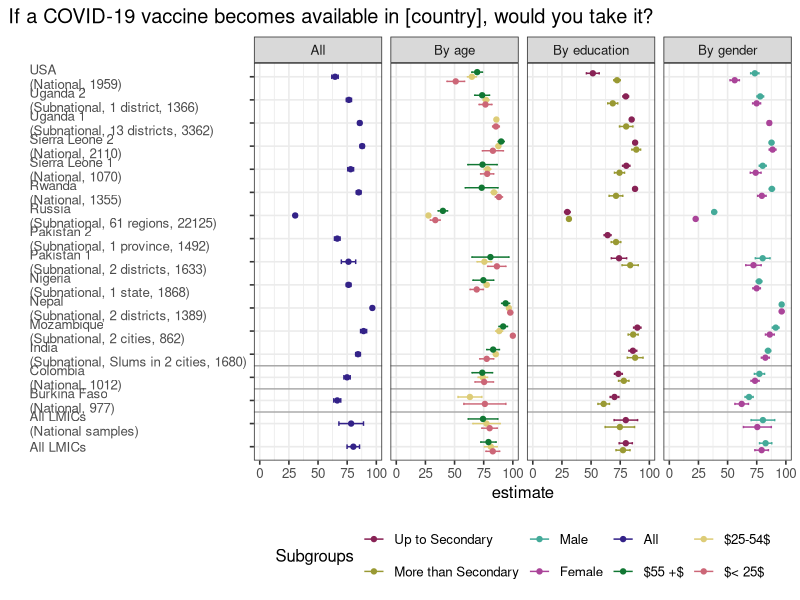

This figure's R source:
# Acceptance Rates (disaggregated by group) — COVID-19 vaccine acceptance and hesitancy in low- and middle-income countries
# Paper folder: https://github.com/replicate-anything/registry/tree/main/papers/10.1038_s41591-021-01454-y
# Run from the paper's code/ folder: Rscript fig_1.R

library(dplyr)
library(ggplot2)
library(kableExtra)
library(forcats)
library(tidyr)
library(broom)

make_fig_1 <- function(data){
  
  safe_colorblind_palette <- c(
    "#CC6677", "#DDCC77", "#117733", "#332288", "#AA4499",
    "#44AA99", "#999933", "#882255", "#661100", "#6699CC",
    "#888888", "#88CCEE"
  )
  
  fig_1_ages <- ggplot2::ggplot(data, ggplot2::aes(x = tag, y = estimate, color = cat)) +
    ggplot2::geom_errorbar(
      ggplot2::aes(ymin = conf.low, ymax = conf.high),
      size = .5,
      width = .2,
      position = ggplot2::position_dodge(0.6)
    ) +
    ggplot2::geom_point(position = ggplot2::position_dodge(0.6)) +
    ggplot2::facet_grid(. ~ var, scales = "free_x", space = "free") +
    ggplot2::coord_flip() +
    ggplot2::guides(color = ggplot2::guide_legend(reverse = TRUE, nrow = 2)) +
    ggplot2::geom_vline(xintercept = 4.5, color = "darkgrey") +
    ggplot2::geom_vline(xintercept = 3.5, color = "darkgrey") +
    ggplot2::geom_vline(xintercept = 2.5, color = "darkgrey") +
    ggplot2::scale_colour_manual(values = safe_colorblind_palette) +
    ggplot2::labs(
      title = "If a COVID-19 vaccine becomes available in [country], would you take it?",
      color = "Subgroups",
      x = ""
    ) +
    ggplot2::theme_bw(base_size = 12) +
    ggplot2::ylim(0, 100) +
    ggplot2::theme(
      legend.position = "bottom",
      plot.caption = ggplot2::element_text(hjust = 0),
      plot.title.position = "plot",
      plot.caption.position = "plot",
      axis.text.y = ggplot2::element_text(hjust = 0)
    )
  
  return(fig_1_ages)
  
}

make_fig_1(utils::read.csv("../data/fig_1.csv", stringsAsFactors = FALSE))
